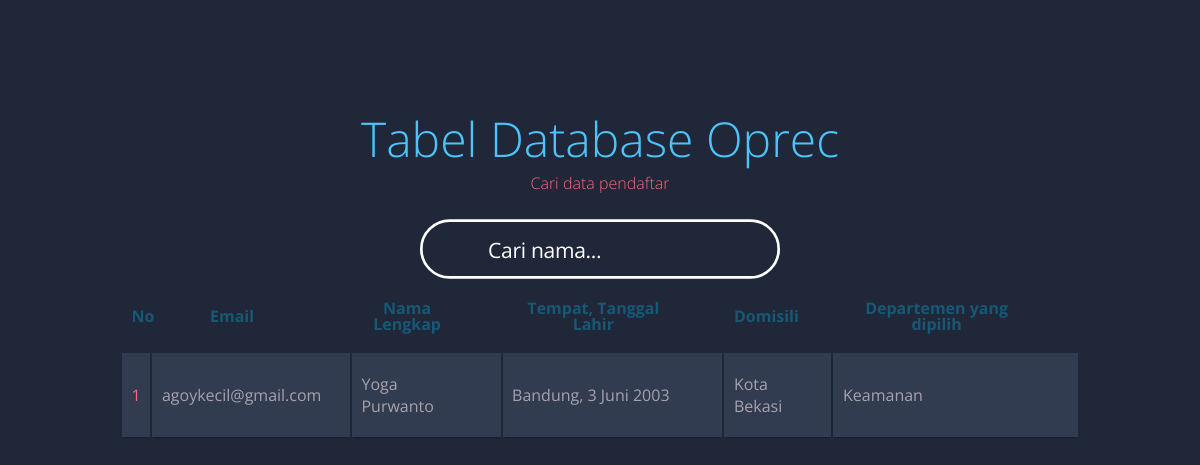
Page /index.php?cari=Yoga Purwanto on the committed database.
### tables this page shows
CREATE TABLE `reqruitment` (
  `email` varchar(30) NOT NULL,
  `nama_lengkap` varchar(30) NOT NULL,
  `ttl` varchar(20) NOT NULL,
  `domisili` text NOT NULL,
  `no_wa` int(16) NOT NULL,
  `status` varchar(20) NOT NULL,
  `asal` varchar(20) NOT NULL,
  `departemen` varchar(25) NOT NULL,
  `alasan` varchar(300) NOT NULL
);

### index.php (the view, shortened to what this page needs)
<!DOCTYPE html>
<html lang="en">
<head>
  <link href="https://maxcdn.icons8.com/fonts/line-awesome/1.1/css/line-awesome-font-awesome.min.css" rel="stylesheet">
</head>
<body>
<?php
include "koneksi.php";
$query = "SELECT `email`, `nama_lengkap`, `ttl`, `domisili`, `no_wa`, `status`, `asal`, `departemen`, `alasan` FROM `reqruitment` WHERE 1";
$data = mysqli_query($koneksi, $query);
echo "<div class='searchcontainer'>";
echo "<h1>Tabel Database Oprec</h1>";
echo "<h2>Cari data pendaftar</h2>";
echo "<div class='search-box'>";
echo "<div class='search-icon'><i class='fa fa-search search-icon'></i></div>";
echo "<form action='' class='search-form' method='GET'>";
echo "<input type='text' name='cari' placeholder='Cari nama...' id='search' autocomplete='off'>";
echo "</form>";
echo "</div>";
echo "</div>";
if (isset($_GET['cari'])) {
    $cari = $_GET['cari'];
    $query = "SELECT * FROM reqruitment WHERE nama_lengkap LIKE '%$cari%'";
    $data = mysqli_query($koneksi, $query);
}
if (mysqli_num_rows($data) > 0) {
    echo "<table class='container'>";
    echo "<thead>";
    echo "<tr>";
    echo "<th><h1>No</h1></th>";
    echo "<th><h1>Email</h1></th>";
    echo "<th><h1>Nama Lengkap</h1></th>";
    echo "<th><h1>Tempat, Tanggal Lahir</h1></th>";
    echo "<th><h1>Domisili</h1></th>";
    echo "<th><h1>Departemen yang dipilih</h1></th>";
    echo "</tr>";
    echo "</thead>";
    $i = 1;
    while ($row = mysqli_fetch_assoc($data)) {
    echo "<tbody>";
    echo "<tr>";
    echo "<td>$i</td>";
    echo "<td>{$row['email']}</td>";
    echo "<td>{$row['nama_lengkap']}</td>";
    echo "<td>{$row['ttl']}</td>";
    echo "<td>{$row['domisili']}</td>";
    echo "<td>{$row['departemen']}</td>";
    echo "</tr>";
    echo "</tbody>";
    $i++;
    }
    echo "</table>";
} else {
    echo "Data tidak ditemukan";
}
?>
</body>
</html>

### index.php (style rules this page uses)
body { font-family: 'Open Sans', sans-serif; font-weight: 300; line-height: 1.42em; color:#A7A1AE; background-color:#1F2739; }
h1 { font-size:3em; font-weight: 300; line-height:1em; text-align: center; color: #4DC3FA; }
h2 { font-size:1em; font-weight: 300; text-align: center; display: block; line-height:2.5em; padding-bottom: 1em; color: #FB667A; }
.container th h1 { font-weight: bold; font-size: 1em; text-align: center; color: #185875; }
.container td { font-weight: normal; font-size: 1em; -webkit-box-shadow: 0 2px 2px -2px #0E1119; -moz-box-shadow: 0 2px 2px -2px #0E1119; box-shadow: 0 2px 2px -2px #0E1119; }
.container { text-align: left; overflow: hidden; width: 80%; margin: 0 auto; display: table; padding: 0 0 8em 0; }
.container td, .container th { padding-bottom: 2%; padding-top: 2%; padding-left:1%; padding-right: 5%; }
.container tr:nth-child(odd) { background-color: #323C50; }
.container th { background-color: #1F2739; }
.container td:first-child { color: #FB667A; }
*, *:before, *:after { -webkit-tap-highlight-color: transparent; -webkit-tap-highlight-color: rgba(0,0,0,0); user-select: none; -webkit-user-select: none; -khtml-user-select: none; -moz-user-select: none; -ms-user-select: none; -o-user-select: none; box-sizing: border-box; -webkit-box-sizing: border-box; padding: 0; margin: 0; }
.searchcontainer { position: relative; margin: calc(75px + 2vh + 2vw) auto 0 auto; padding: 0; width: 100%; max-width: 840px; }
.search-box { position: relative; width: 100%; max-width: 360px; height: 60px; border-radius: 120px; margin: 0 auto; }
.search-icon, .go-icon { position: absolute; top: 0; height: 60px; width: 86px; line-height: 61px; text-align: center; }
.search-icon { left: 0; pointer-events: none; font-size: 1.22em; will-change: transform; transform: rotate(-45deg); -webkit-transform: rotate(-45deg); -moz-transform: rotate(-45deg); -o-transform: rotate(-45deg); transform-origin: center center; -webkit-transform-origin: center center; -moz-transform-origin: center center; -o-transform-origin: center center; transition: transform 400ms 220ms cubic-bezier(0.190, 1.000, 0.220, 1.000); -webkit-transition: transform 400ms 220ms cubic-bezier(0.190, 1.000, 0.220, 1.000); -moz-transition: transform 400ms 220ms cubic-bezier(0.190, 1.000, 0.220, 1.000); -o-transition: transform 400ms 220ms cubic-bezier(0.190, 1.000, 0.220, 1.000); }
.search-border { display: block; width: 100%; max-width: 360px; height: 60px; }
#search { font-family: 'Open Sans', sans-serif; position: absolute; top: 0; left: 0; width: 100%; height: 100%; border-radius: 120px; border: none; background: rgba(255,255,255,0); padding: 0 68px 0 68px; color: #FFFFFF; font-size: 1.32em; font-weight: 400; letter-spacing: -0.015em; outline: none; }

### rows in the picture
reqruitment: email "agoykecil@gmail.com", nama_lengkap "Yoga Purwanto", ttl "Bandung, 3 Juni 2003", domisili "Kota Bekasi", departemen "Keamanan"
